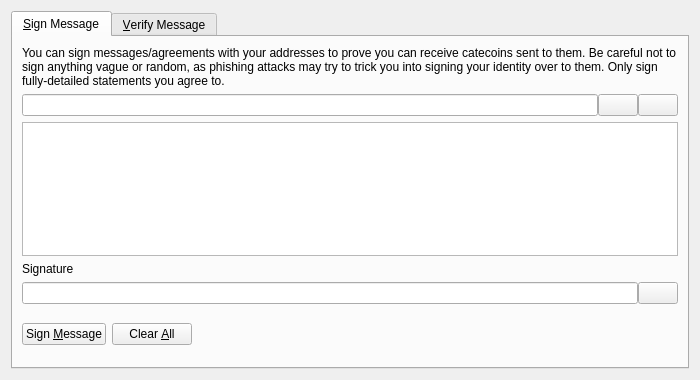
<?xml version="1.0" encoding="UTF-8"?>
<ui version="4.0">
 <class>SignVerifyMessageDialog</class>
 <widget class="QDialog" name="SignVerifyMessageDialog">
  <property name="geometry">
   <rect>
    <x>0</x>
    <y>0</y>
    <width>700</width>
    <height>380</height>
   </rect>
  </property>
  <property name="windowTitle">
   <string>Signatures - Sign / Verify a Message</string>
  </property>
  <property name="modal">
   <bool>true</bool>
  </property>
  <layout class="QVBoxLayout" name="verticalLayout">
   <item>
    <widget class="QTabWidget" name="tabWidget">
     <property name="currentIndex">
      <number>0</number>
     </property>
     <widget class="QWidget" name="tabSignMessage">
      <attribute name="title">
       <string>&amp;Sign Message</string>
      </attribute>
      <layout class="QVBoxLayout" name="verticalLayout_SM">
       <item>
        <widget class="QLabel" name="infoLabel_SM">
         <property name="text">
          <string>You can sign messages/agreements with your addresses to prove you can receive catecoins sent to them. Be careful not to sign anything vague or random, as phishing attacks may try to trick you into signing your identity over to them. Only sign fully-detailed statements you agree to.</string>
         </property>
         <property name="textFormat">
          <enum>Qt::PlainText</enum>
         </property>
         <property name="wordWrap">
          <bool>true</bool>
         </property>
        </widget>
       </item>
       <item>
        <layout class="QHBoxLayout" name="horizontalLayout_1_SM">
         <property name="spacing">
          <number>0</number>
         </property>
         <item>
          <widget class="QValidatedLineEdit" name="addressIn_SM">
           <property name="toolTip">
            <string>The CateCoin address to sign the message with</string>
           </property>
          </widget>
         </item>
         <item>
          <widget class="QPushButton" name="addressBookButton_SM">
           <property name="toolTip">
            <string>Choose previously used address</string>
           </property>
           <property name="text">
            <string/>
           </property>
           <property name="icon">
            <iconset resource="../bitcoin.qrc">
             <normaloff>:/icons/address-book</normaloff>:/icons/address-book</iconset>
           </property>
           <property name="shortcut">
            <string>Alt+A</string>
           </property>
           <property name="autoDefault">
            <bool>false</bool>
           </property>
          </widget>
         </item>
         <item>
          <widget class="QPushButton" name="pasteButton_SM">
           <property name="toolTip">
            <string>Paste address from clipboard</string>
           </property>
           <property name="text">
            <string/>
           </property>
           <property name="icon">
            <iconset resource="../bitcoin.qrc">
             <normaloff>:/icons/editpaste</normaloff>:/icons/editpaste</iconset>
           </property>
           <property name="shortcut">
            <string>Alt+P</string>
           </property>
           <property name="autoDefault">
            <bool>false</bool>
           </property>
          </widget>
         </item>
        </layout>
       </item>
       <item>
        <widget class="QPlainTextEdit" name="messageIn_SM">
         <property name="toolTip">
          <string>Enter the message you want to sign here</string>
         </property>
        </widget>
       </item>
       <item>
        <widget class="QLabel" name="signatureLabel_SM">
         <property name="text">
          <string>Signature</string>
         </property>
         <property name="textFormat">
          <enum>Qt::PlainText</enum>
         </property>
        </widget>
       </item>
       <item>
        <layout class="QHBoxLayout" name="horizontalLayout_2_SM">
         <property name="spacing">
          <number>0</number>
         </property>
         <item>
          <widget class="QLineEdit" name="signatureOut_SM">
           <property name="font">
            <font>
             <italic>true</italic>
            </font>
           </property>
           <property name="readOnly">
            <bool>true</bool>
           </property>
          </widget>
         </item>
         <item>
          <widget class="QPushButton" name="copySignatureButton_SM">
           <property name="toolTip">
            <string>Copy the current signature to the system clipboard</string>
           </property>
           <property name="text">
            <string/>
           </property>
           <property name="icon">
            <iconset resource="../bitcoin.qrc">
             <normaloff>:/icons/editcopy</normaloff>:/icons/editcopy</iconset>
           </property>
           <property name="autoDefault">
            <bool>false</bool>
           </property>
          </widget>
         </item>
        </layout>
       </item>
       <item>
        <layout class="QHBoxLayout" name="horizontalLayout_3_SM">
         <item>
          <widget class="QPushButton" name="signMessageButton_SM">
           <property name="toolTip">
            <string>Sign the message to prove you own this CateCoin address</string>
           </property>
           <property name="text">
            <string>Sign &amp;Message</string>
           </property>
           <property name="icon">
            <iconset resource="../bitcoin.qrc">
             <normaloff>:/icons/edit</normaloff>:/icons/edit</iconset>
           </property>
           <property name="autoDefault">
            <bool>false</bool>
           </property>
          </widget>
         </item>
         <item>
          <widget class="QPushButton" name="clearButton_SM">
           <property name="toolTip">
            <string>Reset all sign message fields</string>
           </property>
           <property name="text">
            <string>Clear &amp;All</string>
           </property>
           <property name="icon">
            <iconset resource="../bitcoin.qrc">
             <normaloff>:/icons/remove</normaloff>:/icons/remove</iconset>
           </property>
           <property name="autoDefault">
            <bool>false</bool>
           </property>
          </widget>
         </item>
         <item>
          <spacer name="horizontalSpacer_1_SM">
           <property name="orientation">
            <enum>Qt::Horizontal</enum>
           </property>
           <property name="sizeHint" stdset="0">
            <size>
             <width>40</width>
             <height>48</height>
            </size>
           </property>
          </spacer>
         </item>
         <item>
          <widget class="QLabel" name="statusLabel_SM">
           <property name="font">
            <font>
             <weight>75</weight>
             <bold>true</bold>
            </font>
           </property>
           <property name="text">
            <string/>
           </property>
           <property name="wordWrap">
            <bool>true</bool>
           </property>
          </widget>
         </item>
         <item>
          <spacer name="horizontalSpacer_2_SM">
           <property name="orientation">
            <enum>Qt::Horizontal</enum>
           </property>
           <property name="sizeHint" stdset="0">
            <size>
             <width>40</width>
             <height>48</height>
            </size>
           </property>
          </spacer>
         </item>
        </layout>
       </item>
      </layout>
     </widget>
     <widget class="QWidget" name="tabVerifyMessage">
      <attribute name="title">
       <string>&amp;Verify Message</string>
      </attribute>
      <layout class="QVBoxLayout" name="verticalLayout_VM">
       <item>
        <widget class="QLabel" name="infoLabel_VM">
         <property name="text">
          <string>Enter the receiver's address, message (ensure you copy line breaks, spaces, tabs, etc. exactly) and signature below to verify the message. Be careful not to read more into the signature than what is in the signed message itself, to avoid being tricked by a man-in-the-middle attack. Note that this only proves the signing party receives with the address, it cannot prove sendership of any transaction!</string>
         </property>
         <property name="textFormat">
          <enum>Qt::PlainText</enum>
         </property>
         <property name="alignment">
          <set>Qt::AlignLeading|Qt::AlignLeft|Qt::AlignTop</set>
         </property>
         <property name="wordWrap">
          <bool>true</bool>
         </property>
        </widget>
       </item>
       <item>
        <layout class="QHBoxLayout" name="horizontalLayout_1_VM">
         <property name="spacing">
          <number>0</number>
         </property>
         <item>
          <widget class="QValidatedLineEdit" name="addressIn_VM">
           <property name="toolTip">
            <string>The CateCoin address the message was signed with</string>
           </property>
          </widget>
         </item>
         <item>
          <widget class="QPushButton" name="addressBookButton_VM">
           <property name="toolTip">
            <string>Choose previously used address</string>
           </property>
           <property name="text">
            <string/>
           </property>
           <property name="icon">
            <iconset resource="../bitcoin.qrc">
             <normaloff>:/icons/address-book</normaloff>:/icons/address-book</iconset>
           </property>
           <property name="shortcut">
            <string>Alt+A</string>
           </property>
           <property name="autoDefault">
            <bool>false</bool>
           </property>
          </widget>
         </item>
        </layout>
       </item>
       <item>
        <widget class="QPlainTextEdit" name="messageIn_VM"/>
       </item>
       <item>
        <widget class="QValidatedLineEdit" name="signatureIn_VM"/>
       </item>
       <item>
        <layout class="QHBoxLayout" name="horizontalLayout_2_VM">
         <item>
          <widget class="QPushButton" name="verifyMessageButton_VM">
           <property name="toolTip">
            <string>Verify the message to ensure it was signed with the specified CateCoin address</string>
           </property>
           <property name="text">
            <string>Verify &amp;Message</string>
           </property>
           <property name="icon">
            <iconset resource="../bitcoin.qrc">
             <normaloff>:/icons/transaction_0</normaloff>:/icons/transaction_0</iconset>
           </property>
           <property name="autoDefault">
            <bool>false</bool>
           </property>
          </widget>
         </item>
         <item>
          <widget class="QPushButton" name="clearButton_VM">
           <property name="toolTip">
            <string>Reset all verify message fields</string>
           </property>
           <property name="text">
            <string>Clear &amp;All</string>
           </property>
           <property name="icon">
            <iconset resource="../bitcoin.qrc">
             <normaloff>:/icons/remove</normaloff>:/icons/remove</iconset>
           </property>
           <property name="autoDefault">
            <bool>false</bool>
           </property>
          </widget>
         </item>
         <item>
          <spacer name="horizontalSpacer_1_VM">
           <property name="orientation">
            <enum>Qt::Horizontal</enum>
           </property>
           <property name="sizeHint" stdset="0">
            <size>
             <width>40</width>
             <height>48</height>
            </size>
           </property>
          </spacer>
         </item>
         <item>
          <widget class="QLabel" name="statusLabel_VM">
           <property name="font">
            <font>
             <weight>75</weight>
             <bold>true</bold>
            </font>
           </property>
           <property name="text">
            <string/>
           </property>
           <property name="wordWrap">
            <bool>true</bool>
           </property>
          </widget>
         </item>
         <item>
          <spacer name="horizontalSpacer_2_VM">
           <property name="orientation">
            <enum>Qt::Horizontal</enum>
           </property>
           <property name="sizeHint" stdset="0">
            <size>
             <width>40</width>
             <height>48</height>
            </size>
           </property>
          </spacer>
         </item>
        </layout>
       </item>
      </layout>
     </widget>
    </widget>
   </item>
  </layout>
 </widget>
 <customwidgets>
  <customwidget>
   <class>QValidatedLineEdit</class>
   <extends>QLineEdit</extends>
   <header>qt/qvalidatedlineedit.h</header>
  </customwidget>
 </customwidgets>
 <resources>
  <include location="../bitcoin.qrc"/>
 </resources>
 <connections/>
</ui>
